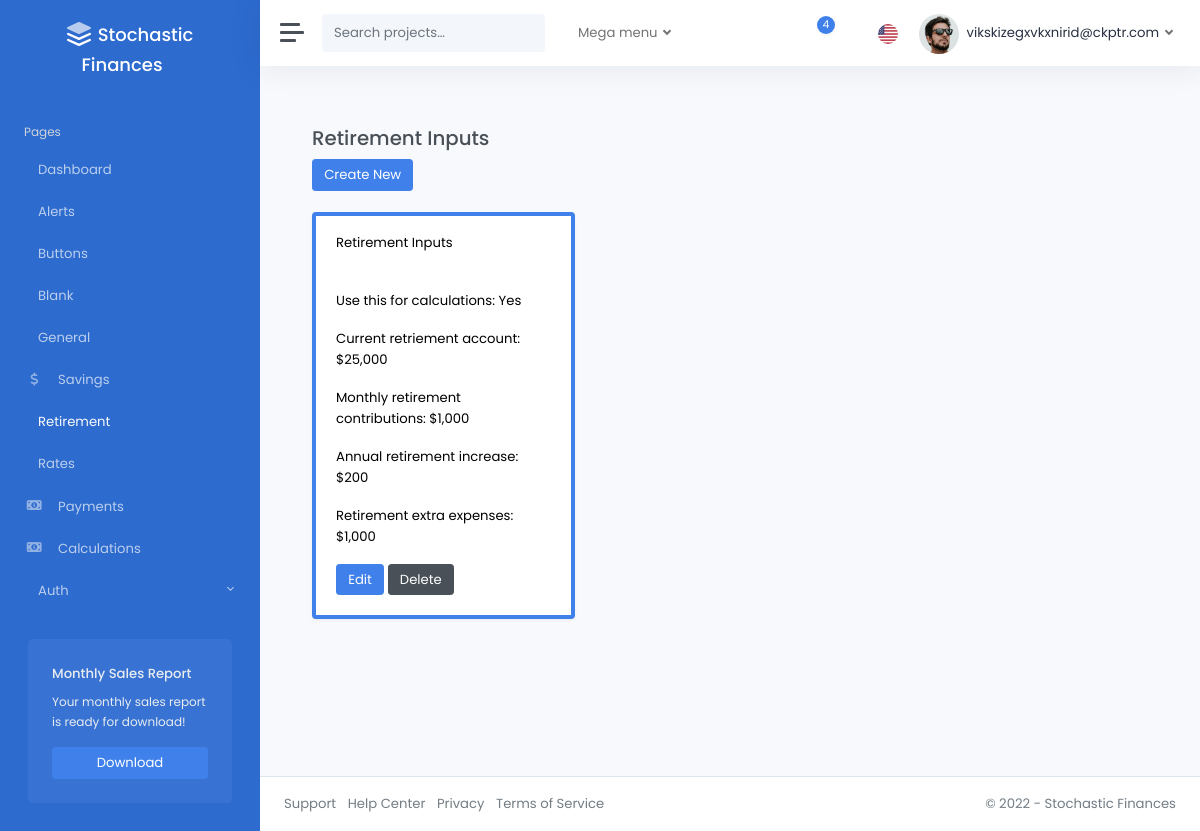
Page /retirement/ (signed in) on the earlier database version.
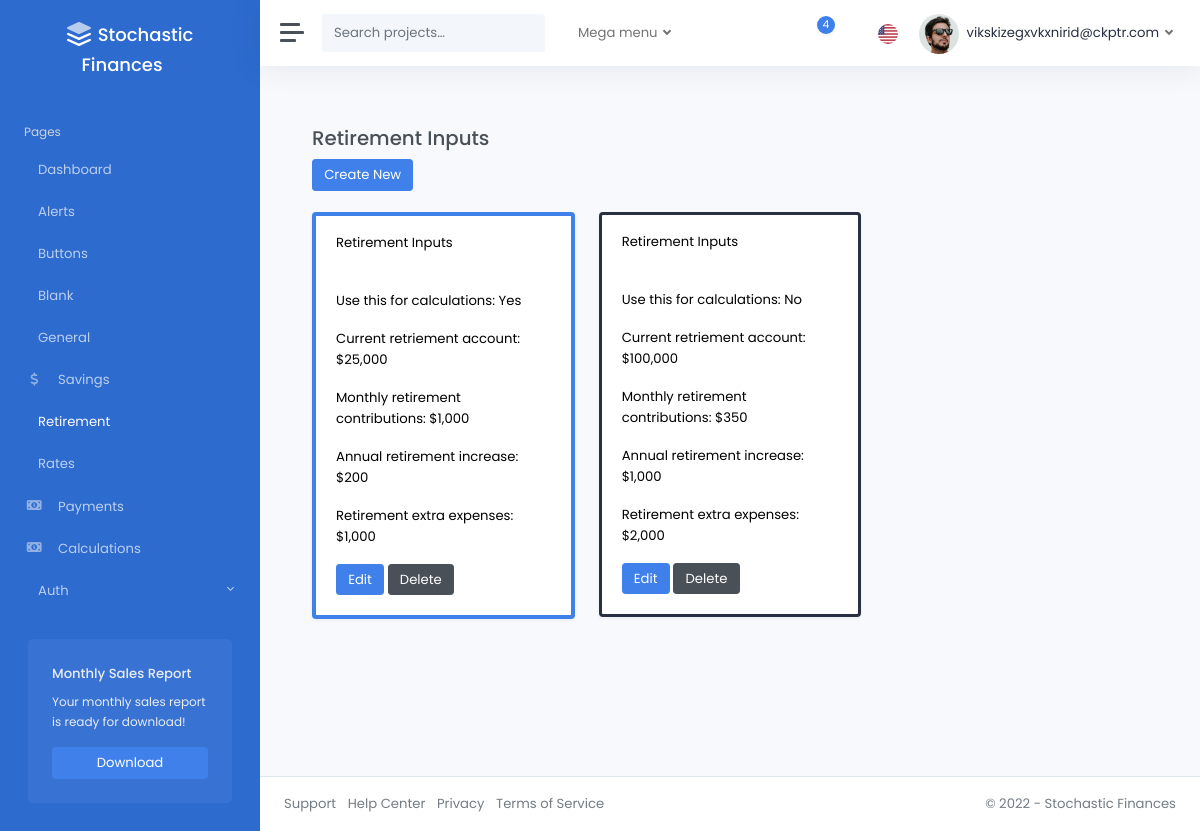
Same page on the later database version.
### pages/models.py (models this page shows)
class RetirementInputsModel(models.Model):
    is_active = models.BooleanField(default=False)
    base_retirement = models.FloatField(
        validators=[validate_base_retirement, decimal_validator]
    )
    base_retirement_per_mo = models.FloatField(
        validators=[validate_base_retirement_per_mo, decimal_validator]
    )
    base_retirement_per_yr_increase = models.FloatField(
        validators=[validate_base_retirement_per_yr_increase, decimal_validator]
    )
    retirement_extra_expenses = models.FloatField(
        validators=[validate_retirement_extra_expenses, decimal_validator]
    )
    created_by = models.ForeignKey(
        CustomUser,
        related_name="retirement_inputs",
        on_delete=models.CASCADE,
        null=True,
        blank=True,
    )
    modified_at = models.DateTimeField(auto_now=True)
    class Meta:
        verbose_name_plural = "Retirement_Inputs"

### pages/views.py (the view)
@login_required
def retirement_inputs_dashboard(request):
    retirement_inputs_models = RetirementInputsModel.objects.filter(
        created_by=request.user
    )
    return render(
        request,
        "pages/retirement_inputs.html",
        {"retirement_inputs": retirement_inputs_models},
    )

### templates/pages/retirement_inputs.html (shortened to what this page needs)
{% extends 'layouts/_base.html' %}
{% load static %}
{% block content %}
<div class="container">
    <br />
    <h3>Retirement Inputs</h3>
    <div>
        <a href="{% url 'retirement_inputs_create'%}" class="btn btn-primary">Create New</a>
    </div>
    <br />
    <div class="row">
        {% for item in retirement_inputs %}
            <div class="col-md-4">
                <div class="card shadow {% if item.is_active %}border-primary{% else %}border-dark{% endif %} mb-3 text-black" style="border-width: {% if item.is_active %}4px{% else %}3px{% endif %};">
                    <div class="card-header">Retirement Inputs</div>
                    <div class="card-body">
                    <p class="card-text">Use this for calculations: {{ item.is_active|yesno|title }}</p>
                    <p class="card-text">Current retriement account: ${{ item.base_retirement|floatformat:"0g" }}</p>
                    <p class="card-text">Monthly retirement contributions: ${{ item.base_retirement_per_mo|floatformat:"0g" }}</p>
                    <p class="card-text">Annual retirement increase: ${{ item.base_retirement_per_yr_increase|floatformat:"0g" }}</p>
                    <p class="card-text">Retirement extra expenses: ${{ item.retirement_extra_expenses|floatformat:"0g" }}</p>
                    <a href="{% url 'retirement_inputs_edit' item.id %}" class="btn btn-primary">Edit</a>
                    <a href="{% url 'retirement_inputs_delete' item.id %}" class="btn btn-secondary">Delete</a>
                    </div>
                </div>
            </div>
        {% endfor %}
    </div>
</div>
{% endblock %}

Differences in the rows shown:
added RetirementInputsModel: is_active "No", base_retirement "100,000", base_retirement_per_mo "350", base_retirement_per_yr_increase "1,000", retirement_extra_expenses "2,000"
